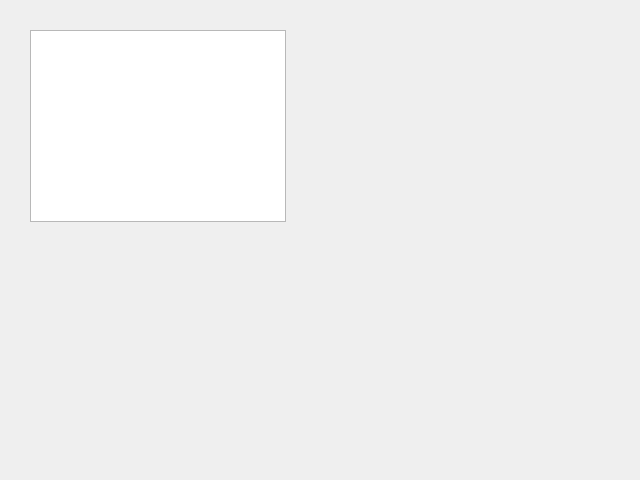
<?xml version="1.0" encoding="UTF-8"?>
<ui version="4.0">
 <class>Dialog</class>
 <widget class="QDialog" name="Dialog">
  <property name="geometry">
   <rect>
    <x>0</x>
    <y>0</y>
    <width>640</width>
    <height>480</height>
   </rect>
  </property>
  <property name="windowTitle">
   <string>Dialog</string>
  </property>
  <widget class="QTableWidget" name="tableWidget">
   <property name="geometry">
    <rect>
     <x>30</x>
     <y>30</y>
     <width>256</width>
     <height>192</height>
    </rect>
   </property>
  </widget>
 </widget>
 <resources/>
 <connections/>
</ui>
